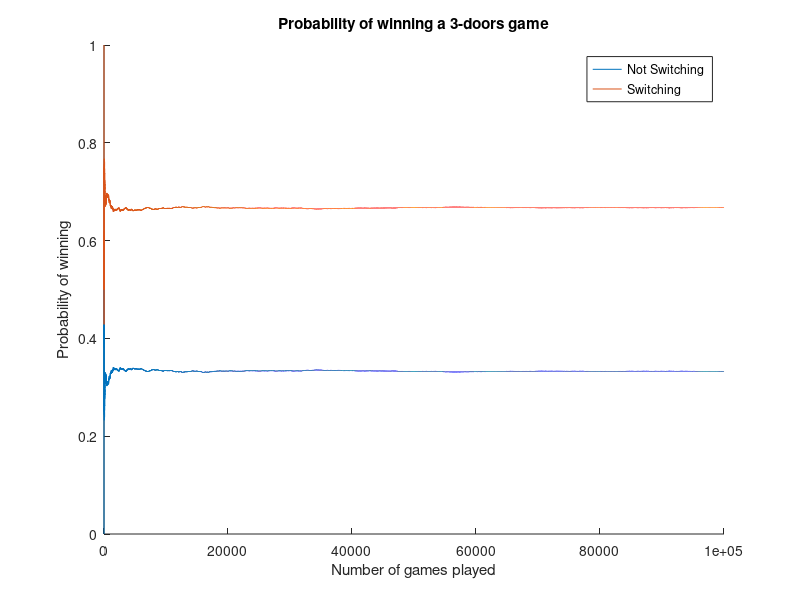

The MATLAB source for this figure:
close all;
rng('shuffle');

%Simulation
nSample = 100000;
winCounter = 0;
oddsOfWin = zeros(nSample,1);
for(isample = 1:nSample)
	doors = [1,2,3];
	doorWithCar = randi(3);
	myChoice = randi(3);

	hostChoice = doors(doors~=doorWithCar);
	hostChoice = doors(hostChoice~=doorWithCar);
	hostChoice = randi(length(hostChoice));

	if(myChoice == doorWithCar)
		winCounter = winCounter + 1;	
	end
	oddsOfWin(isample) = winCounter/isample;
end

disp(['Probability to win by NOT switching: ', num2str(oddsOfWin(nSample))]);
disp(['Probability to win by switching: ', num2str(1-oddsOfWin(nSample))]);

%plots data and formats data
figure(); hold on;
a1 = plot(oddsOfWin); l1 = 'Not Switching';
a2 = plot(1-oddsOfWin); l2 = 'Switching';
title('Probability of winning a 3-doors game');
xlabel('Number of games played');
ylabel('Probability of winning');
legend([a1,a2], l1, l2 );